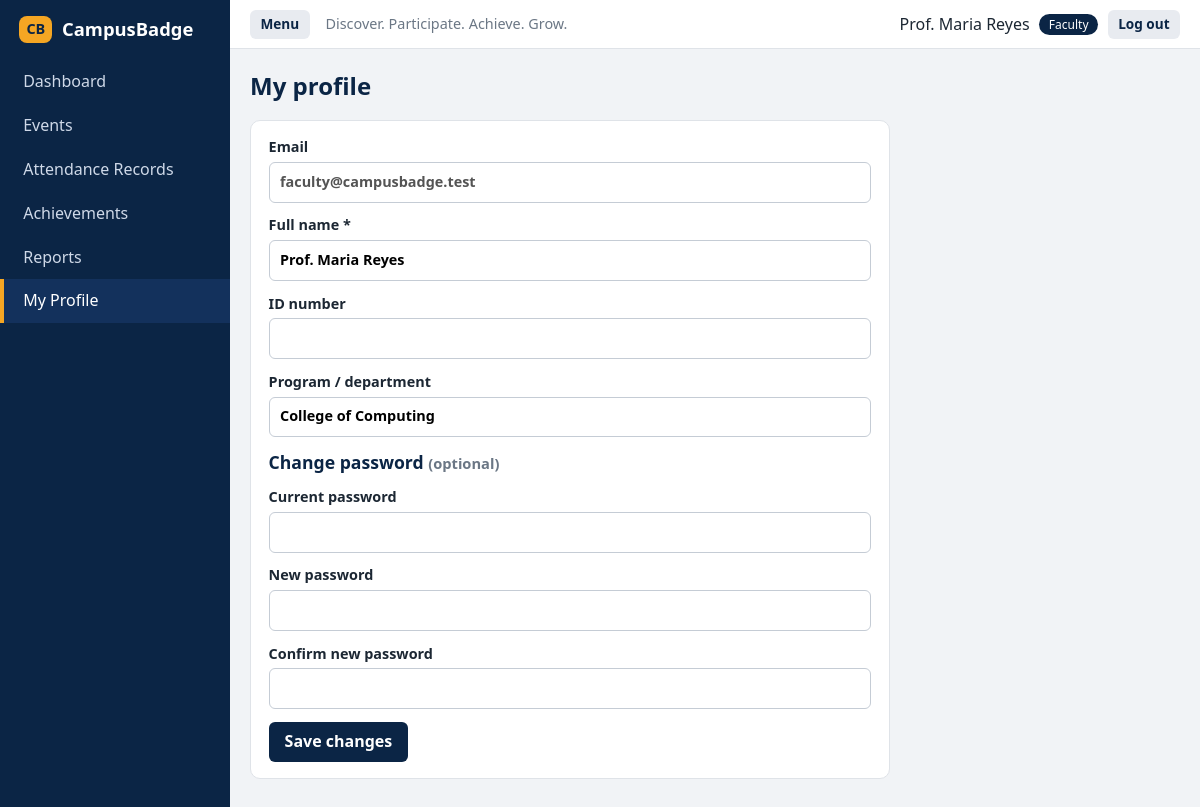
Screenshot of /profile (signed in) with the database file from the repository.
### tables this page shows
CREATE TABLE users (
    id INTEGER PRIMARY KEY AUTOINCREMENT,
    id_number TEXT NOT NULL DEFAULT '',
    full_name TEXT NOT NULL,
    email TEXT NOT NULL UNIQUE COLLATE NOCASE,
    password_hash TEXT NOT NULL,
    role TEXT NOT NULL CHECK (role IN ('student','faculty','admin')),
    status TEXT NOT NULL DEFAULT 'active' CHECK (status IN ('active','pending','rejected','disabled')),
    program TEXT NOT NULL DEFAULT '',
    created_at TEXT NOT NULL
);

### app.py (the view, shortened to what this page needs)
@app.route("/profile", methods=["GET", "POST"])
@login_required
def profile():
    return render_template("profile.html")

### app.py (called while the page is built)
def csrf_token():
    if "_csrf" not in session:
        session["_csrf"] = secrets.token_hex(16)
    return session["_csrf"]

@app.context_processor
def inject_globals():
    logo = fp.find_logo()
    logo_url = url_for("logo_image", v=int(logo[0].stat().st_mtime)) if logo else None
    return {"user": g.get("user"), "testing_mode": TESTING_MODE, "logo_url": logo_url}

@app.before_request
def load_user_and_check_csrf():
    g.user = None
    if request.endpoint == "static":
        return
    user_id = session.get("user_id")
    if user_id:
        with db.db_session() as conn:
            row = db.get_user_row(conn, user_id)
        if row and row["status"] == "active":
            g.user = user_from_row(row)
        else:
            session.clear()
    if request.method == "POST":
        sent = request.form.get("_csrf") or request.headers.get("X-CSRF-Token", "")
        if not sent or not secrets.compare_digest(sent, session.get("_csrf", "")):
            abort(400)

def login_required(view):
    @wraps(view)
    def wrapper(*args, **kwargs):
        if g.user is None:
            flash("Please log in to continue.", "warning")
            return redirect(url_for("login"))
        return view(*args, **kwargs)
    return wrapper

### database.py (called while the page is built)
def connect():
    try:
        Path(DB_PATH).parent.mkdir(parents=True, exist_ok=True)
        conn = sqlite3.connect(DB_PATH, timeout=10, isolation_level=None)
        conn.row_factory = sqlite3.Row
        conn.execute("PRAGMA foreign_keys = ON")
        return conn
    except (sqlite3.Error, OSError) as exc:
        logger.exception("Could not open database")
        raise DatabaseError() from exc

@contextmanager
def db_session(immediate=False):
    conn = connect()
    try:
        conn.execute("BEGIN IMMEDIATE" if immediate else "BEGIN")
        yield conn
        conn.execute("COMMIT")
    except CampusBadgeError:
        _rollback(conn)
        raise
    except sqlite3.Error as exc:
        _rollback(conn)
        logger.exception("Database error")
        raise DatabaseError() from exc
    except Exception:
        _rollback(conn)
        raise
    finally:
        conn.close()

def get_user_row(conn, user_id):
    return conn.execute("SELECT * FROM users WHERE id = ?", (user_id,)).fetchone()

### file_processing.py (called while the page is built)
def find_logo():
    for ext, mime in LOGO_TYPES.items():
        path = LOGO_DIR / f"logo.{ext}"
        if path.is_file():
            return path, mime
    return None

### models.py (called while the page is built)
    @property
    def role(self):
        return self.ROLE

### templates/profile.html (shortened to what this page needs)
{% extends "base.html" %}
{% from "_macros.html" import csrf %}
{% block content %}
<h1>My profile</h1>
<div class="card form-card">
  <form method="post" data-validate novalidate>
    <label>Email <input value="{{ user.email }}" disabled></label>
    <label>Full name * <input name="full_name" required maxlength="100" value="{{ user.full_name }}"></label>
    <label>ID number <input name="id_number" maxlength="30" value="{{ user.id_number }}"></label>
    <label>Program / department <input name="program" maxlength="100" value="{{ user.program }}"></label>
    <h2>Change password <small class="muted">(optional)</small></h2>
    <label>Current password <input type="password" name="current_password" autocomplete="current-password"></label>
    <label>New password <input type="password" name="new_password" minlength="8" autocomplete="new-password"></label>
    <label>Confirm new password <input type="password" name="confirm_password" autocomplete="new-password"></label>
    <button class="btn btn-primary">Save changes</button>
  </form>
</div>
{% endblock %}

### templates/base.html (shortened to what this page needs)
{% from "_macros.html" import csrf %}
<!doctype html>
<html lang="en">
<head>
  <link rel="stylesheet" href="{{ url_for('static', filename='css/style.css') }}">
</head>
<body>
{% if user %}
<div class="layout">
  <aside class="sidebar" id="sidebar">
    <div class="brand">{% if logo_url %}<img class="logo-img" src="{{ logo_url }}" alt="CampusBadge logo">{% else %}<span class="logo">CB</span>{% endif %} CampusBadge</div>
    {% set ep = request.endpoint %}
    <nav>
      <a href="{{ url_for('dashboard') }}" class="{{ 'active' if ep and ep.endswith('_dashboard') }}">Dashboard</a>
      <a href="{{ url_for('events') }}" class="{{ 'active' if ep and ep.startswith('event') }}">Events</a>
      {% if user.role == 'student' %}
        <a href="{{ url_for('attendance') }}" class="{{ 'active' if ep == 'attendance' }}">QR Attendance</a>
        <a href="{{ url_for('badges') }}" class="{{ 'active' if ep == 'badges' }}">My Badges</a>
      {% else %}
        <a href="{{ url_for('attendance') }}" class="{{ 'active' if ep == 'attendance' }}">Attendance Records</a>
        <a href="{{ url_for('achievements') }}" class="{{ 'active' if ep == 'achievements' }}">Achievements</a>
        <a href="{{ url_for('reports') }}" class="{{ 'active' if ep == 'reports' }}">Reports</a>
      {% endif %}
      <a href="{{ url_for('profile') }}" class="{{ 'active' if ep == 'profile' }}">My Profile</a>
    </nav>
  </aside>
  <div class="main">
    <header class="topbar">
      <button type="button" id="menu-toggle" class="btn btn-light btn-sm menu-btn" aria-label="Toggle menu">Menu</button>
      <span class="tagline">Discover. Participate. Achieve. Grow.</span>
      <div class="topbar-user">
        <span>{{ user.full_name }}</span> <span class="role-pill">{{ user.role }}</span>
        <form method="post" action="{{ url_for('logout') }}">{{ csrf() }}<button class="btn btn-light btn-sm">Log out</button></form>
      </div>
    </header>
    <main class="content">
{% else %}
<main class="auth-wrap">
{% endif %}
      {% block content %}{% endblock %}
{% if user %}
    </main>
  </div>
</div>
{% else %}
</main>
{% endif %}
</body>
</html>

### static/css/style.css (style rules this page uses)
:root { --navy:#0b2545; --navy2:#13315c; --accent:#f5a623; --accent-d:#d98e0f; --bg:#f1f3f6; --card:#fff; --text:#1c2733; --muted:#6b7785; --line:#dfe3e8; --ok:#1f8a4c; --bad:#c0392b; --warn:#b7791f; }
* { box-sizing: border-box; }
body { margin:0; font-family: system-ui, -apple-system, "Segoe UI", Roboto, Arial, sans-serif; background:var(--bg); color:var(--text); line-height:1.45; }
h1 { font-size:1.5rem; margin:0 0 1rem; color:var(--navy); }
h2 { font-size:1.1rem; margin:0 0 .75rem; color:var(--navy); }
a { color:var(--navy2); }
.muted { color:var(--muted); }
.layout { display:flex; min-height:100vh; }
.sidebar { width:230px; background:var(--navy); color:#fff; padding:1rem 0; flex-shrink:0; }
.brand { font-weight:700; font-size:1.15rem; padding:0 1.2rem 1rem; display:flex; align-items:center; gap:.6rem; }
.logo { background:var(--accent); color:var(--navy); border-radius:8px; padding:.2rem .45rem; font-size:.9rem; }
.sidebar nav a { display:block; color:#cfd9e8; text-decoration:none; padding:.65rem 1.2rem; border-left:4px solid transparent; }
.sidebar nav a.active { background:var(--navy2); color:#fff; border-left-color:var(--accent); }
.main { flex:1; min-width:0; display:flex; flex-direction:column; }
.topbar { background:#fff; border-bottom:1px solid var(--line); padding:.6rem 1.25rem; display:flex; align-items:center; gap:1rem; }
.tagline { color:var(--muted); font-size:.9rem; flex:1; }
.topbar-user { display:flex; align-items:center; gap:.6rem; }
.topbar-user form { margin:0; }
.role-pill { background:var(--navy); color:#fff; border-radius:99px; padding:.1rem .6rem; font-size:.75rem; text-transform:capitalize; }
.content { padding:1.25rem; max-width:1200px; width:100%; }
.menu-btn { display:none; }
.card { background:var(--card); border:1px solid var(--line); border-radius:10px; padding:1rem 1.1rem; margin-bottom:1rem; }
label { display:block; margin-bottom:.8rem; font-weight:600; font-size:.9rem; }
input, select, textarea { display:block; width:100%; margin-top:.25rem; padding:.55rem .65rem; border:1px solid #c5ccd5; border-radius:6px; font:inherit; background:#fff; }
.form-card { max-width:640px; }
.btn { display:inline-block; border:0; border-radius:6px; padding:.55rem 1rem; font:inherit; font-weight:600; cursor:pointer; text-decoration:none; text-align:center; }
.btn-primary { background:var(--navy); color:#fff; }
.btn-light { background:#e8ebf0; color:var(--navy); }
.btn-sm { padding:.3rem .65rem; font-size:.85rem; }

### rows the page displays
users: full_name "Prof. Maria Reyes", role "Faculty", email "faculty@campusbadge.test", program "College of Computing"
